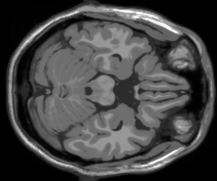
%> input picture slice_50.png, 217 x 181 px
$ octave part_d.m   (GNU Octave 9; MATLAB toolbox functions it lacks are replaced by stand-ins)
%> lines starting %> are read from the running program, lines starting %| are printed output that depends on the picture
### @A_CS3/A_CS3.m
function  res = A_CS3(angles1, angles2, angles3)

res.angles1 = angles1;
res.angles2 = angles2;
res.angles3 = angles3;

% Register this variable as a A_CS3 class
res = class(res,'A_CS3');

### @At_CS3/At_CS3.m
function  res = At_CS3(angles1, angles2, angles3)

res.angles1 = angles1;
res.angles2 = angles2;
res.angles3 = angles3;

% Register this variable as a At_CS3 class
res = class(res,'At_CS3');

### part_d.m
angles1 = 179*rand(1, 18);
angles2 = 179*rand(1, 18);
angles3 = 179*rand(1, 18);


brain_slice1 = imread('slice_50.png');
%> brain_slice1 is the input picture: size 181x217 uint8; min 0, max 255, mean 68.8
brain_slice2 = imread('slice_51.png');
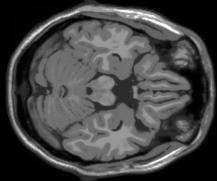
%> input picture slice_51.png, 217 x 181 px
%> brain_slice2 is the input picture: size 181x217 uint8; min 0, max 255, mean 68.6
brain_slice3 = imread('slice_52.png');
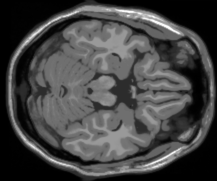
%> input picture slice_52.png, 217 x 181 px
%> brain_slice3 is the input picture: size 181x217 uint8; min 0, max 255, mean 68.4

padded_img1 = idct2(dct2(brain_slice1, [220 220]));
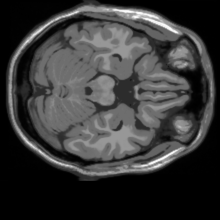
%> padded_img1: size 220x220 double; min -7.44e-14, max 255, mean 55.8; drawn with min black and max white
padded_img2 = idct2(dct2(brain_slice2, [220 220]));
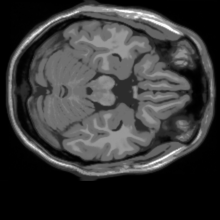
%> padded_img2: size 220x220 double; min -9.92e-14, max 255, mean 55.7; drawn with min black and max white
padded_img3 = idct2(dct2(brain_slice3, [220 220]));
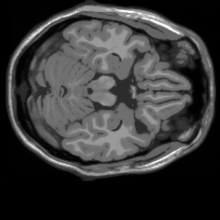
%> padded_img3: size 220x220 double; min -8.27e-14, max 255, mean 55.5; drawn with min black and max white

y1 = reshape(radon(padded_img1, angles1), [], 1);
%> y1 = 5670 values, max 20783.6 at index 2085, min -4.59e-14 at index 4404, mean 8573.9
y2 = reshape(radon(padded_img2, angles2), [], 1);
%> y2 = 5670 values, max 20669.7 at index 3046, min -2.29e-13 at index 3744, mean 8555.7
y3 = reshape(radon(padded_img3, angles3), [], 1);
%> y3 = 5670 values, max 20538.8 at index 1415, min -2.04e-14 at index 1902, mean 8524.3

y=[y1;y2;y3];

A = A_CS3(angles1, angles2, angles3);
At = At_CS3(angles1, angles2, angles3);

m = 5670*3;
n = 48400*3;

lambda = 1; % regularization parameter
rel_tol = 0.1; % relative target duality gap

%> (the run ends here)
